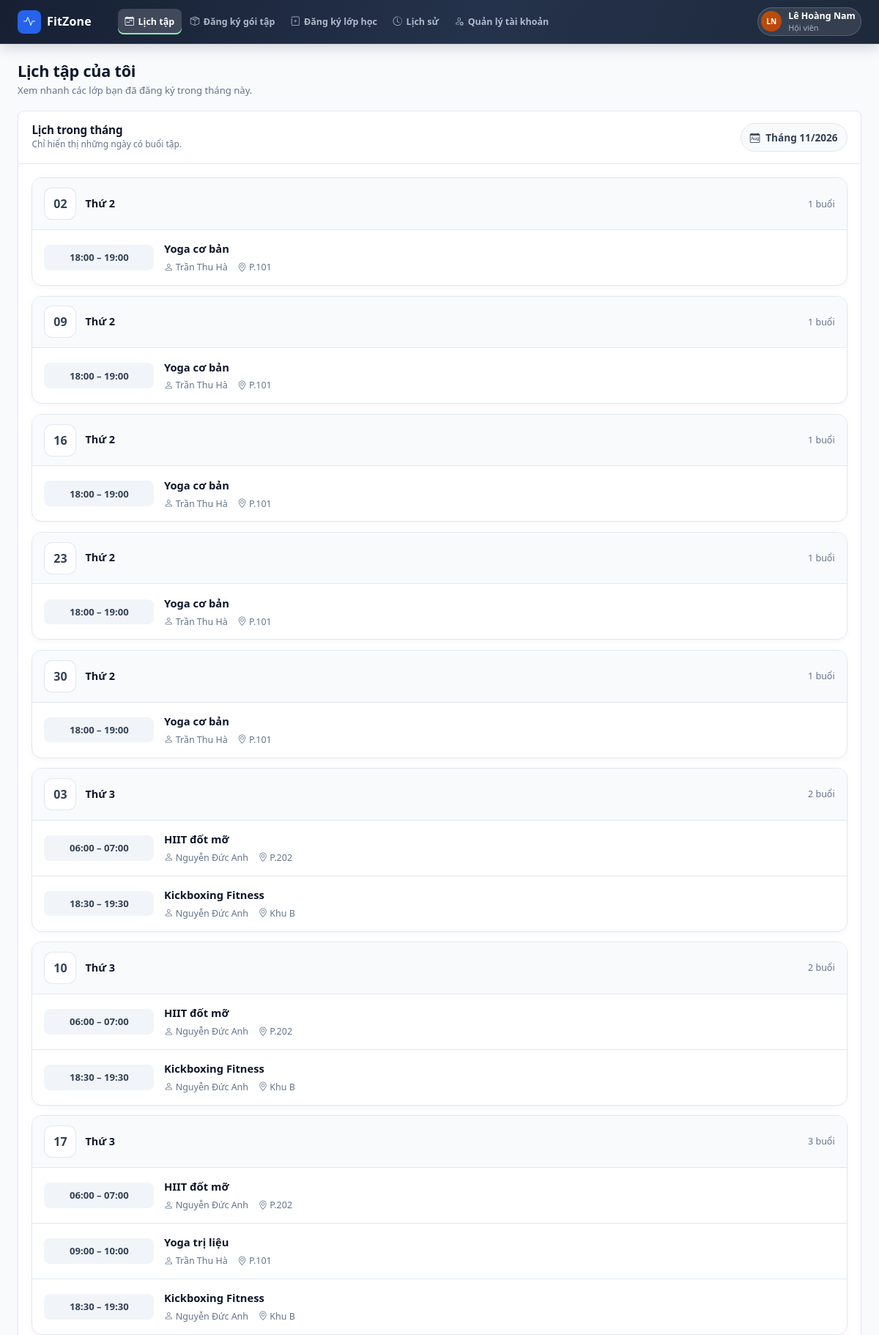
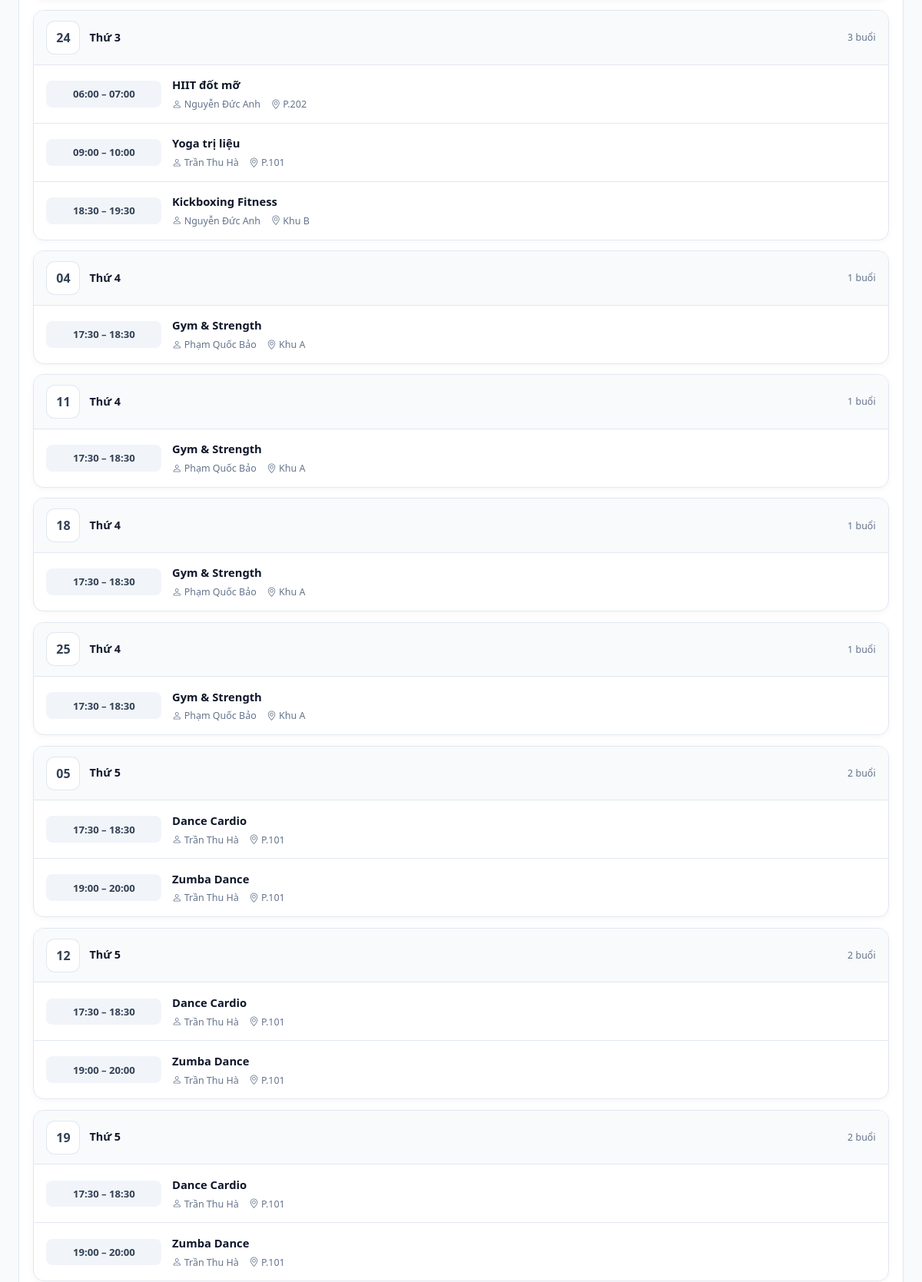
The app's page /customer/index.php (signed in, upper part) with its own data (2 pictures, top to bottom).
### tables this page shows
CREATE TABLE `tai_khoan` (
  `id` int(10) unsigned NOT NULL AUTO_INCREMENT,
  `ten_dang_nhap` varchar(50) NOT NULL,
  `mat_khau` varchar(255) NOT NULL,
  `ho_ten` varchar(100) NOT NULL,
  `vai_tro` varchar(20) NOT NULL DEFAULT 'customer',
  `trang_thai` tinyint(1) NOT NULL DEFAULT 1,
  `created_at` datetime NOT NULL DEFAULT current_timestamp(),
  PRIMARY KEY (`id`),
  UNIQUE KEY `uq_tai_khoan_ten` (`ten_dang_nhap`)
);

CREATE TABLE `hoi_vien` (
  `id` int(10) unsigned NOT NULL AUTO_INCREMENT,
  `tai_khoan_id` int(10) unsigned DEFAULT NULL,
  `ho_ten` varchar(100) NOT NULL,
  `sdt` varchar(15) NOT NULL,
  `email` varchar(100) NOT NULL,
  `gioi_tinh` varchar(10) DEFAULT NULL,
  `ngay_sinh` date DEFAULT NULL,
  `dia_chi` varchar(255) DEFAULT NULL,
  `ghi_chu` text DEFAULT NULL,
  `chieu_cao` decimal(5,1) DEFAULT NULL,
  `can_nang` decimal(5,1) DEFAULT NULL,
  `muc_tieu` varchar(100) DEFAULT NULL,
  `trang_thai` varchar(20) NOT NULL DEFAULT 'hoat_dong',
  `deleted_at` datetime DEFAULT NULL,
  `created_at` datetime NOT NULL DEFAULT current_timestamp(),
  `updated_at` datetime NOT NULL DEFAULT current_timestamp() ON UPDATE current_timestamp(),
  PRIMARY KEY (`id`),
  UNIQUE KEY `uq_hoi_vien_email` (`email`),
  KEY `fk_hoi_vien_tai_khoan` (`tai_khoan_id`),
  CONSTRAINT `fk_hoi_vien_tai_khoan` FOREIGN KEY (`tai_khoan_id`) REFERENCES `tai_khoan` (`id`) ON DELETE SET NULL
);

CREATE TABLE `lop_hoc` (
  `id` int(10) unsigned NOT NULL AUTO_INCREMENT,
  `ten_lop` varchar(100) NOT NULL,
  `giao_vien_id` int(10) unsigned NOT NULL,
  `thu_trong_tuan` tinyint(4) NOT NULL,
  `gio_bat_dau` time NOT NULL,
  `gio_ket_thuc` time NOT NULL,
  `ngay_bat_dau` date NOT NULL,
  `ngay_ket_thuc` date NOT NULL,
  `suc_chua` int(11) NOT NULL,
  `phong_hoc` varchar(50) DEFAULT NULL,
  `mo_ta` text DEFAULT NULL,
  `trinh_do` varchar(50) DEFAULT NULL,
  `goi_tap_toi_thieu` varchar(20) NOT NULL DEFAULT 'basic',
  `trang_thai` varchar(20) NOT NULL DEFAULT 'dang_mo',
  `deleted_at` datetime DEFAULT NULL,
  `created_at` datetime NOT NULL DEFAULT current_timestamp(),
  `updated_at` datetime NOT NULL DEFAULT current_timestamp() ON UPDATE current_timestamp(),
  PRIMARY KEY (`id`),
  KEY `fk_lop_hoc_giao_vien` (`giao_vien_id`),
  CONSTRAINT `fk_lop_hoc_giao_vien` FOREIGN KEY (`giao_vien_id`) REFERENCES `giao_vien` (`id`)
);

CREATE TABLE `giao_vien` (
  `id` int(10) unsigned NOT NULL AUTO_INCREMENT,
  `tai_khoan_id` int(10) unsigned DEFAULT NULL,
  `ho_ten` varchar(100) NOT NULL,
  `sdt` varchar(15) NOT NULL,
  `email` varchar(100) NOT NULL,
  `gioi_thieu` text DEFAULT NULL,
  `deleted_at` datetime DEFAULT NULL,
  `created_at` datetime NOT NULL DEFAULT current_timestamp(),
  `updated_at` datetime NOT NULL DEFAULT current_timestamp() ON UPDATE current_timestamp(),
  PRIMARY KEY (`id`),
  UNIQUE KEY `uq_giao_vien_email` (`email`),
  UNIQUE KEY `uq_giao_vien_tai_khoan` (`tai_khoan_id`),
  CONSTRAINT `fk_giao_vien_tai_khoan` FOREIGN KEY (`tai_khoan_id`) REFERENCES `tai_khoan` (`id`) ON DELETE SET NULL
);

### customer/index.php (the view, shortened to what the rows shown need)
<?php
require __DIR__ . '/../common/bootstrap.php';
$menu = require __DIR__ . '/../common/menus/customer.php';
$appRole = 'customer';
$classes = data_customer_classes();
$timezone = new DateTimeZone('Asia/Ho_Chi_Minh');
$today = new DateTimeImmutable('today', $timezone);
$monthStart = $today->modify('first day of this month');
$monthEnd = $today->modify('last day of this month');
$weekdayNames = [
    1 => 'Thứ 2',
    2 => 'Thứ 3',
    3 => 'Thứ 4',
    4 => 'Thứ 5',
    5 => 'Thứ 6',
    6 => 'Thứ 7',
    7 => 'Chủ nhật',
];
$schedule = [];
foreach ($classes as $class) {
    $from = DateTimeImmutable::createFromFormat('!d/m/Y', $class['from'], $timezone);
    $to = DateTimeImmutable::createFromFormat('!d/m/Y', $class['to'], $timezone);
    for ($date = $monthStart; $date <= $monthEnd; $date = $date->modify('+1 day')) {
        if ((int) $class['weekday'] !== (int) $date->format('N')) {
            continue;
        }
        if ($date < $from || $date > $to) {
            continue;
        }
        $key = $date->format('Y-m-d');
        if (!isset($schedule[$key])) {
            $schedule[$key] = [
                'date' => $date,
                'weekday' => $weekdayNames[(int) $date->format('N')],
                'classes' => [],
            ];
        }
        $schedule[$key]['classes'][] = $class;
    }
}
$partials = __DIR__ . '/../common/partials';
require $partials . '/head.php';
?>
<div class="app-shell">
    <?php require $partials . '/sidebar.php'; ?>
    <div class="app-main">
        <?php require $partials . '/topbar.php'; ?>
        <main class="app-content instructor-schedule" id="main-content">
            <div class="page-head">
                <div>
                    <h1>Lịch tập của tôi</h1>
                </div>
            </div>
            <div class="app-card">
                <div class="app-card-header schedule-heading">
                    <div>
                        <h2>Lịch trong tháng</h2>
                    </div>
                </div>
                <div class="app-card-body">
                    <?php if (!$schedule): ?>
                        <div class="schedule-empty">
                            <span class="schedule-empty-icon"><?= icon('calendar-x') ?></span>
                            <strong>Chưa có lịch tập trong tháng này</strong>
                            <span class="text-tiny">Các lớp bạn đăng ký sẽ xuất hiện tại đây.</span>
                        </div>
                    <?php else: ?>
                        <div class="schedule-list">
                            <?php foreach ($schedule as $day): ?>
                                <section class="schedule-day">
                                    <div class="schedule-day-head">
                                        <span class="schedule-date"><?= e($day['date']->format('d')) ?></span>
                                        <span class="schedule-weekday"><?= e($day['weekday']) ?></span>
                                        <span class="schedule-count"><?= count($day['classes']) ?> buổi</span>
                                    </div>
                                    <div class="schedule-events">
                                        <?php foreach ($day['classes'] as $class): ?>
                                            <div class="schedule-event-row">
                                                <span class="schedule-time"><?= e($class['start'] . ' – ' . $class['end']) ?></span>
                                                <div>
                                                    <div class="schedule-class-name"><?= e($class['name']) ?></div>
                                                    <div class="schedule-details">
                                                        <span><?= icon('person') ?> <?= e($class['instructor']) ?></span>
                                                        <?php if ($class['room'] !== ''): ?>
                                                            <span><?= icon('geo-alt') ?> <?= e($class['room']) ?></span>
                                                        <?php endif; ?>
                                                    </div>
                                                </div>
                                            </div>
                                        <?php endforeach; ?>
                                    </div>
                                </section>
                            <?php endforeach; ?>
                        </div>
                    <?php endif; ?>
                </div>
            </div>
        </main>
    </div>
</div>
<?php require $partials . '/foot.php'; ?>

### common/partials/topbar.php (shortened to what the rows shown need)
<?php
require_once __DIR__ . '/../data/user.php';
$user = app_user($appRole);
$accountHref = '/' . $appRole . '/account';
?>
<header class="app-topbar">
    <a class="app-user text-decoration-none" href="<?= e(url($accountHref)) ?>" aria-label="Mở trang quản lý tài khoản">
        <span class="app-user-meta">
            <strong><?= e($user['name']) ?></strong>
            <span><?= e($user['sub']) ?></span>
        </span>
    </a>
</header>

### common/components/ui.php (shortened to what the rows shown need)
<?php
if (!function_exists('icon')) {
    function icon(string $name, string $class = ''): string
    {
        $name = preg_replace('/[^a-z0-9-]/i', '', $name) ?: 'circle';
        return '<i class="bi bi-' . e($name) . ($class !== '' ? ' ' . e($class) : '') . '" aria-hidden="true"></i>';
    }
}

### records on screen
tai_khoan: ho_ten "Lê Hoàng Nam", ho_ten.email "Hội viên"
lop_hoc: end "18:00 – 19:00", ten_lop "Yoga cơ bản", giao_vien.ho_ten "Trần Thu Hà", phong_hoc "P.101"
lop_hoc: end "06:00 – 07:00", ten_lop "HIIT đốt mỡ", giao_vien.ho_ten "Nguyễn Đức Anh", phong_hoc "P.202"
lop_hoc: end "18:30 – 19:30", ten_lop "Kickboxing Fitness", giao_vien.ho_ten "Nguyễn Đức Anh", phong_hoc "Khu B"
lop_hoc: end "09:00 – 10:00", ten_lop "Yoga trị liệu", giao_vien.ho_ten "Trần Thu Hà", phong_hoc "P.101"
lop_hoc: end "17:30 – 18:30", ten_lop "Gym & Strength", giao_vien.ho_ten "Phạm Quốc Bảo", phong_hoc "Khu A"
lop_hoc: end "17:30 – 18:30", ten_lop "Dance Cardio", giao_vien.ho_ten "Trần Thu Hà", phong_hoc "P.101"
lop_hoc: end "19:00 – 20:00", ten_lop "Zumba Dance", giao_vien.ho_ten "Trần Thu Hà", phong_hoc "P.101"

### other values on screen
$item['label'] "Lịch tập"
$item['label'] "Đăng ký gói tập"
$item['label'] "Đăng ký lớp học"
$item['label'] "Lịch sử"
$item['label'] "Quản lý tài khoản"
initials($name) "LN"
$today->format('m/Y') "11/2026"
$day['date']->format('d') "02"
$day['weekday'] "Thứ 2"
count($day['classes']) "1"
$day['date']->format('d') "09"
$day['date']->format('d') "16"
$day['date']->format('d') "23"
$day['date']->format('d') "30"
$day['date']->format('d') "03"
